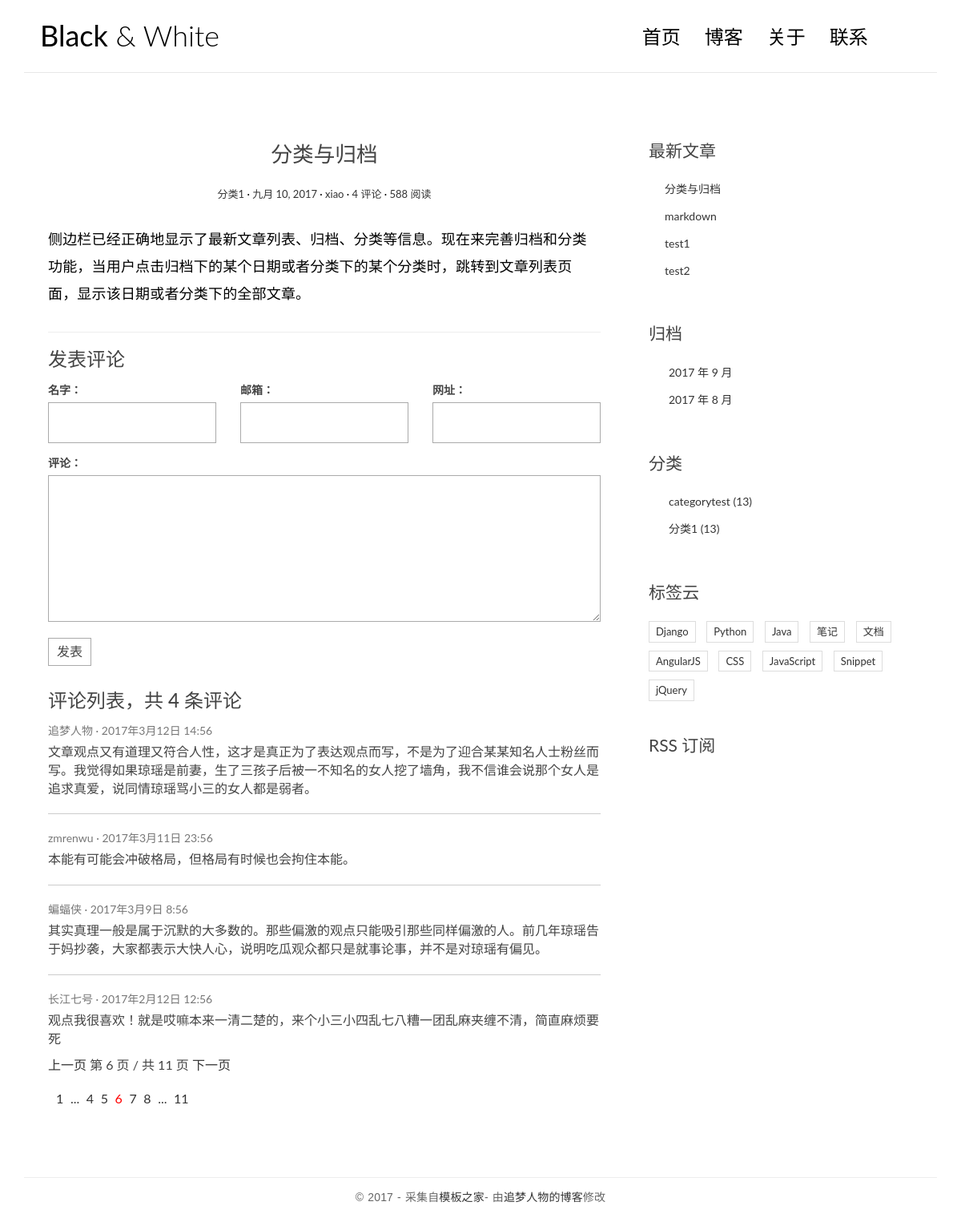
Before: /article/4/ with the older database file.
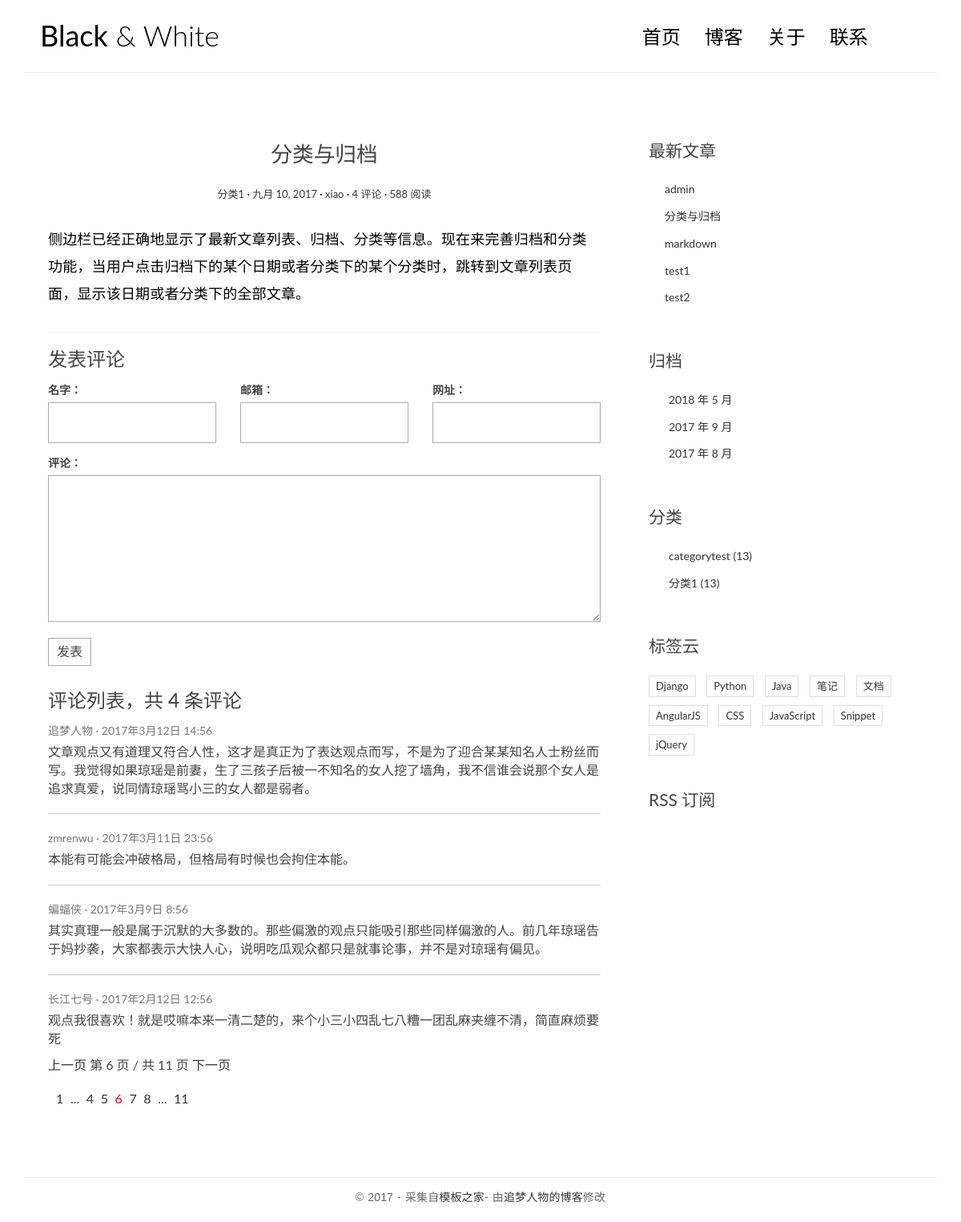
After: the same page with the newer database file.
### blog/models.py (models this page shows, shortened)
class Article(models.Model):
	title = models.CharField(max_length=100)
	body = models.TextField()
	created_time = models.DateField('创建时间', default=timezone.now)
	modified_time = models.DateField('更新时间', auto_now=True)
	excerpt = models.CharField(max_length=200, blank=True)
	category = models.ForeignKey(Category)
	tags = models.ManyToManyField(Tag,blank=True)
	author = models.ForeignKey(User)
	def get_absolute_url(self):
		return reverse('blog:detail', kwargs={'pk': self.pk})

class Category(models.Model):
	name = models.CharField(max_length=100)
	def __str__(self):
		return self.name

### blog/views.py (the view)
# urls.py: url(r'^article/(?P<pk>[0-9]+)/$', views.detail, name='detail'),
def detail(request, pk):
    post = get_object_or_404(Article, pk=pk)
    post.body = markdown.markdown(post.body, extensions=[
        'markdown.extensions.extra',
        'markdown.extensions.codehilite',
        'markdown.extensions.toc'
    ])
    return render(request, 'blog/detail.html', context={'post': post})

### blog/templatetags/blog_tags.py (called while the page is built)
@register.simple_tag
def get_recent_posts(num=5):
    return Article.objects.all().order_by('-created_time')[:num]

@register.simple_tag
def archives():
    return Article.objects.dates('created_time', 'month', order='DESC')

@register.simple_tag
def get_categories():
    return Category.objects.all()

### templates/blog/detail.html
{% extends 'base.html' %}
{% block main %}
<article class="post post-1">
    <header class="entry-header">
    <h1 class="entry-title">{{ post.title }}</h1>
    <div class="entry-meta">
        <span class="post-category"><a href="#">{{ post.category }}</a></span>
        <span class="post-date"><a href="#"><time class="entry-date"
                                                  datetime="2012-11-09T23:15:57+00:00">{{ post.created_time }}</time></a></span>
        <span class="post-author"><a href="#">{{ post.author }}</a></span>
        <span class="comments-link"><a href="#">4 评论</a></span>
        <span class="views-count"><a href="#">588 阅读</a></span>
    </div>
</header>
    <div class="entry-content clearfix">
    {{ post.body|safe }}
</div>
</article>
<section class="comment-area" id="comment-area">
    <hr>
    <h3>发表评论</h3>
    <form action="#" method="post" class="comment-form">
        <div class="row">
            <div class="col-md-4">
                <label for="id_name">名字：</label>
                <input type="text" id="id_name" name="name" required>
            </div>
            <div class="col-md-4">
                <label for="id_email">邮箱：</label>
                <input type="email" id="id_email" name="email" required>
            </div>
            <div class="col-md-4">
                <label for="id_url">网址：</label>
                <input type="text" id="id_url" name="url">
            </div>
            <div class="col-md-12">
                <label for="id_comment">评论：</label>
                <textarea name="comment" id="id_comment" required></textarea>
                <button type="submit" class="comment-btn">发表</button>
            </div>
        </div>
    </form>
    <div class="comment-list-panel">
        <h3>评论列表，共 <span>4</span> 条评论</h3>
        <ul class="comment-list list-unstyled">
            <li class="comment-item">
                <span class="nickname">追梦人物</span>
                <time class="submit-date" datetime="2012-11-09T23:15:57+00:00">2017年3月12日 14:56</time>
                <div class="text">
                    文章观点又有道理又符合人性，这才是真正为了表达观点而写，不是为了迎合某某知名人士粉丝而写。我觉得如果琼瑶是前妻，生了三孩子后被一不知名的女人挖了墙角，我不信谁会说那个女人是追求真爱，说同情琼瑶骂小三的女人都是弱者。
                </div>
            </li>
            <li class="comment-item">
                <span class="nickname">zmrenwu</span>
                <time class="submit-date" datetime="2012-11-09T23:15:57+00:00">2017年3月11日 23:56</time>
                <div class="text">
                    本能有可能会冲破格局，但格局有时候也会拘住本能。
                </div>
            </li>
            <li class="comment-item">
                <span class="nickname">蝙蝠侠</span>
                <time class="submit-date" datetime="2012-11-09T23:15:57+00:00">2017年3月9日 8:56</time>
                <div class="text">
                    其实真理一般是属于沉默的大多数的。那些偏激的观点只能吸引那些同样偏激的人。前几年琼瑶告于妈抄袭，大家都表示大快人心，说明吃瓜观众都只是就事论事，并不是对琼瑶有偏见。
                </div>
            </li>
            <li class="comment-item">
                <span class="nickname">长江七号</span>
                <time class="submit-date" datetime="2012-11-09T23:15:57+00:00">2017年2月12日 12:56</time>
                <div class="text">
                    观点我很喜欢！就是哎嘛本来一清二楚的，来个小三小四乱七八糟一团乱麻夹缠不清，简直麻烦要死
                </div>
            </li>
        </ul>
    </div>
</section>
{% endblock main %}

### templates/base.html (shortened to what the changed rows need)
<!DOCTYPE html>
{% load staticfiles %}
{% load blog_tags %}
<html>
<head>
    <link rel="stylesheet" href="{% static 'blog/css/bootstrap.min.css' %}">
    <link rel="stylesheet" href="http://code.ionicframework.com/ionicons/2.0.1/css/ionicons.min.css">
    <link rel="stylesheet" href="{% static 'blog/css/pace.css' %}">
    <link rel="stylesheet" href="{% static 'blog/css/custom.css' %}">
</head>
<body>
<div class="container">
    <header id="site-header">
        <div class="row">
            <div class="col-md-4 col-sm-5 col-xs-8">
                <div class="logo">
                    <h1><a href="index.html"><b>Black</b> &amp; White</a></h1>
                </div>
            </div>
        </div>
    </header>
</div>
<div class="content-body">
    <div class="container">
        <div class="row">
            <main class="col-md-8">
                {% block main %}
                {% endblock main %}
            </main>
            <aside class="col-md-4">
                {% get_recent_posts as recent_post_list %}
                <div class="widget widget-recent-posts">
                    <ul>
                        {% for post in recent_post_list %}
                        <li>
                            <a href="{{ post.get_absolute_url }}">{{ post.title }}</a>
                        </li>
                        {% empty %}
                        <p>暂无文章</p>>
                        {% endfor %}
                    </ul>
                </div>
                {% archives as date_list %}
                <div class="widget widget-archives">
                    <ul>
                        {% for date in date_list %}
                        <li>
                            <a href="{% url 'blog:archives' date.year date.month %}">{{ date.year }} 年 {{ date.month }} 月</a>
                        </li>
                        {% empty %}
                        暂无归档
                        {% endfor %}
                    </ul>
                </div>
                {% get_categories as category_list %}
                <div class="widget widget-category">
                    <ul>
                        {% for category in category_list %}
                        <li>
                            <a href="{% url 'blog:category' category.pk %}">{{ category.name }} <span class="post-count">(13)</span></a>
                        </li>
                        {% empty %}
                        <p>暂无分类！</p>
                        {% endfor %}
                    </ul>
                </div>
            </aside>
        </div>
    </div>
</div>
</body>
</html>

Changed rows visible on the page:
added Article: title "admin"
Other visible differences:
new list line: "2018 年 5 月"
